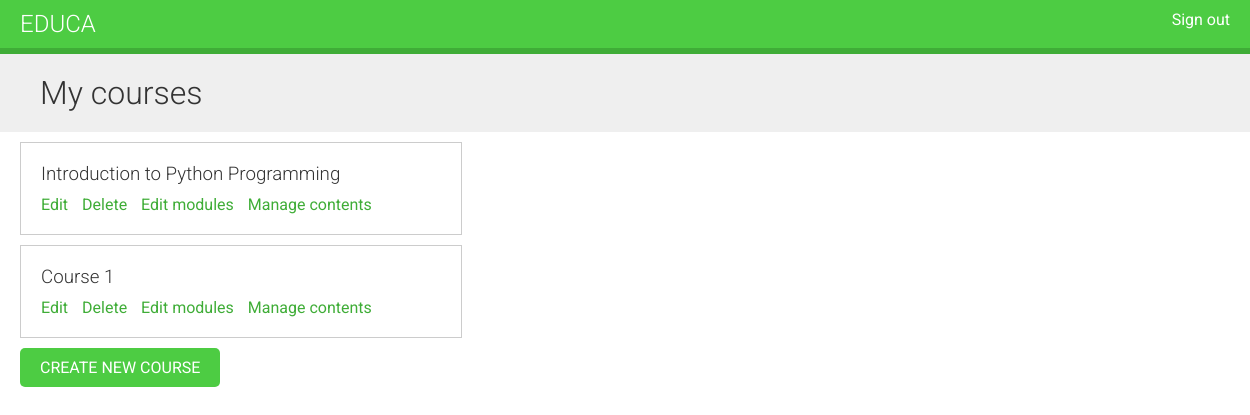
The page /course/mine/ (signed in) on the database its author committed.
### courses/models.py (models this page shows, shortened)
class Course(models.Model):
    owner = models.ForeignKey(User,
                              related_name='courses_created',
                              on_delete=models.CASCADE)
    subject = models.ForeignKey(Subject,
                                related_name='courses',
                                on_delete=models.CASCADE)
    title = models.CharField(max_length=200)
    slug = models.SlugField(max_length=200, unique=True)
    overview = models.TextField()
    created = models.DateTimeField(auto_now_add=True)
    class Meta:
        ordering = ['-created']

### courses/views.py (the view)
class ManageCourseListView(OwnerCourseMixin, ListView):
    template_name = 'courses/manage/course/list.html'
    permission_required = 'courses.view_course'

### courses/views.py (called while the page is built)
    def get_queryset(self):
        qs = super().get_queryset()
        return qs.filter(owner=self.request.user)

### courses/templates/courses/manage/course/list.html (shortened to what this page needs)
{% extends "base.html" %}
{% block content %}
<h1>My courses</h1>
<div class="module">
    {% for course in object_list %}
        <div class="course-info">
            <h3>{{ course.title }}</h3>
            <p>
                <a href="{% url "course_edit" course.id %}">Edit</a>
                <a href="{% url "course_delete" course.id %}">Delete</a>
                <a href="{% url "course_module_update" course.id %}">Edit modules</a>
                {% if course.modules.count > 0 %}
                    <a href="{% url "module_content_list" course.modules.first.id %}">
                    Manage contents
                    </a>
                {% endif %}
            </p>
        </div>
    {% empty %}
        <p>You haven't created any courses yet.</p>
    {% endfor %}
    <p>
        <a href="{% url "course_create" %}" class="button">Create new course</a>
    </p>
</div>
{% endblock %}

### courses/static/css/base.css (style rules this page uses)
body { margin:0; font-family:'Roboto', sans-serif; font-weight:400; color:#333; }
a { color:#3fad37; text-decoration:none; }
h1, h2, h3, h4, h5, h6 { font-family:'Roboto', sans-serif; font-weight:300; }
h1 { background:#efefef; width:100%; overflow:auto; padding:20px 0 20px 40px; margin:0; }
.module { padding:10px 20px; float:left; width:600px; }
.module h3 { margin:20px 0 0; padding:0; width:100%; }
.module p { margin:10px 0 20px; width:100%; float:left; }
input[type=submit], a.button { border-radius:5px; background:#4dcc43; color:#fff; font-size:16px; text-transform:uppercase; border:none; padding:10px 20px; margin:20px 0; }
.course-info { border:1px solid #ccc; padding:0 20px; margin-bottom:10px; width:400px; overflow:auto; }
.course-info a { margin-right:10px; }

### rows shown on the page
Course: title "Introduction to Python Programming", shows "Manage contents"
Course: title "Course 1", shows "Manage contents"
